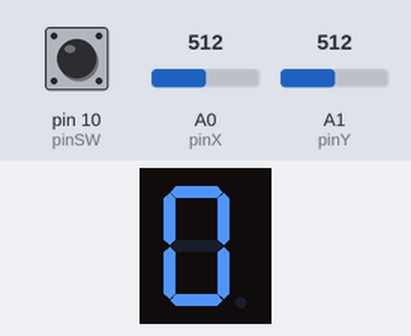
The sketch below on a simulated Arduino Uno, built with avr-gcc and run on an emulated ATmega328P. Parts: 1-digit seven-segment display. Wiring (inferred from the names in the program): 1-digit 7-segment display, segments lit when HIGH: segments pin 2, pin 3, pin 4, pin 5, pin 6, pin 7, pin 8, pin 9. The inputs (shaded band) are chosen by the test bench; at power-on: A0 (pinX) = 512, pin 10 (pinSW) HIGH, A1 (pinY) = 512. The segment pins are drawn as the display they are named for.

Above: at 1.2 s.
1.3 s: A0 (pinX) set to 340
At 2.5 s:
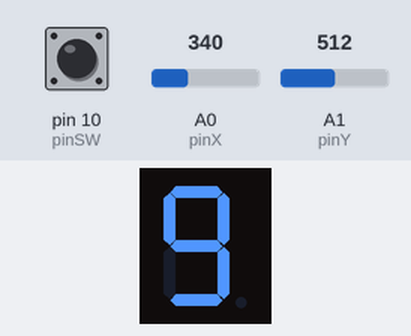
2.8 s: pin 10 (pinSW) pulled LOW for 0.15 s
At 3.7 s:
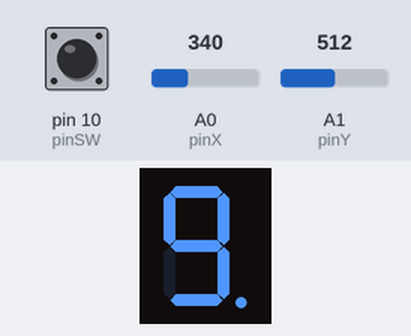
Timing chart, 0 to 5.8 s (numbered marks = the images above; inputs shaded):
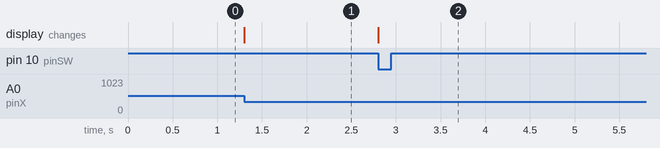

The sketch:

joystick_7_segment.ino
```cpp
const int pinSW = 10;
const int pinX = A0;
const int pinY = A1;
bool switchState = LOW;
int xValue = 0;
int yValue = 0;

bool joyMoved = LOW;

//declare all the segments pins
const int pinA = 2;
const int pinB = 3;
const int pinC = 4;
const int pinD = 5;
const int pinE = 6;
const int pinF = 7;
const int pinG = 8;
const int pinDP = 9;

const int segSize = 8;
const int noOfDigits = 10;
bool dpState = LOW;
bool state = HIGH;
int index = 0;
int lastState = LOW;

int minThreshold = 350;
int maxThreshold = 700;

int segments[segSize] = {
   pinA, pinB, pinC, pinD, pinE, pinF, pinG, pinDP
};

bool digitMatrix[noOfDigits][segSize - 1] = {
// a  b  c  d  e  f  g
  {1, 1, 1, 1, 1, 1, 0}, // 0
  {0, 1, 1, 0, 0, 0, 0}, // 1
  {1, 1, 0, 1, 1, 0, 1}, // 2
  {1, 1, 1, 1, 0, 0, 1}, // 3
  {0, 1, 1, 0, 0, 1, 1}, // 4
  {1, 0, 1, 1, 0, 1, 1}, // 5
  {1, 0, 1, 1, 1, 1, 1}, // 6
  {1, 1, 1, 0, 0, 0, 0}, // 7
  {1, 1, 1, 1, 1, 1, 1}, // 8
  {1, 1, 1, 1, 0, 1, 1}  // 9
};


void displayNumber(byte digit, bool decimalPoint){
  for(int i = 0 ; i < segSize - 1; i++){
    digitalWrite(segments[i], digitMatrix[digit][i]);
  }
  digitalWrite(pinDP, decimalPoint);
}

void setup() {
  // put your setup code here, to run once:
  for(int i = 0; i < segSize; i++){
    pinMode(segments[i],OUTPUT);
  }
  pinMode(pinSW,INPUT_PULLUP);
  pinMode(pinX,INPUT);
  pinMode(pinY,INPUT);
  Serial.begin(9600);
}

void loop() {
  // put your main code here, to run repeatedly:
  xValue = analogRead(pinX);
  yValue = analogRead(pinY);
  switchState = digitalRead(pinSW);

  if (switchState == LOW && switchState != lastState) {
    dpState = !dpState;
  }

  lastState = switchState;

  if(xValue > maxThreshold && joyMoved == false){
    index++;
    joyMoved = true;
  }

  if(xValue < minThreshold && joyMoved == false){
    index--;
    joyMoved = true;
  }

  if(index > 9)
    index = 0;
  if(index < 0)
    index = 9;

  if(xValue > minThreshold && xValue < maxThreshold)
    joyMoved = false;

  displayNumber(index, dpState);

}
```

Measured:
- after the input at 1.3 s, the display: changes at once (image 1)
- after the input at 2.8 s, the display: changes at once (image 2)
